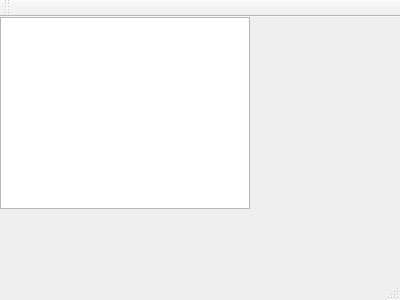
<?xml version="1.0" encoding="UTF-8"?>
<ui version="4.0">
 <class>MainWindow</class>
 <widget class="QMainWindow" name="MainWindow">
  <property name="geometry">
   <rect>
    <x>0</x>
    <y>0</y>
    <width>400</width>
    <height>300</height>
   </rect>
  </property>
  <property name="windowTitle">
   <string>MainWindow</string>
  </property>
  <widget class="QWidget" name="centralWidget">
   <widget class="QListWidget" name="Lista">
    <property name="geometry">
     <rect>
      <x>0</x>
      <y>0</y>
      <width>250</width>
      <height>192</height>
     </rect>
    </property>
    <property name="sizePolicy">
     <sizepolicy hsizetype="Maximum" vsizetype="Maximum">
      <horstretch>0</horstretch>
      <verstretch>0</verstretch>
     </sizepolicy>
    </property>
    <property name="maximumSize">
     <size>
      <width>250</width>
      <height>192</height>
     </size>
    </property>
    <property name="layoutDirection">
     <enum>Qt::LeftToRight</enum>
    </property>
    <property name="autoFillBackground">
     <bool>true</bool>
    </property>
   </widget>
  </widget>
  <widget class="QMenuBar" name="menuBar">
   <property name="geometry">
    <rect>
     <x>0</x>
     <y>0</y>
     <width>400</width>
     <height>20</height>
    </rect>
   </property>
  </widget>
  <widget class="QToolBar" name="mainToolBar">
   <attribute name="toolBarArea">
    <enum>TopToolBarArea</enum>
   </attribute>
   <attribute name="toolBarBreak">
    <bool>false</bool>
   </attribute>
  </widget>
  <widget class="QStatusBar" name="statusBar"/>
 </widget>
 <layoutdefault spacing="6" margin="11"/>
 <resources/>
 <connections/>
</ui>
